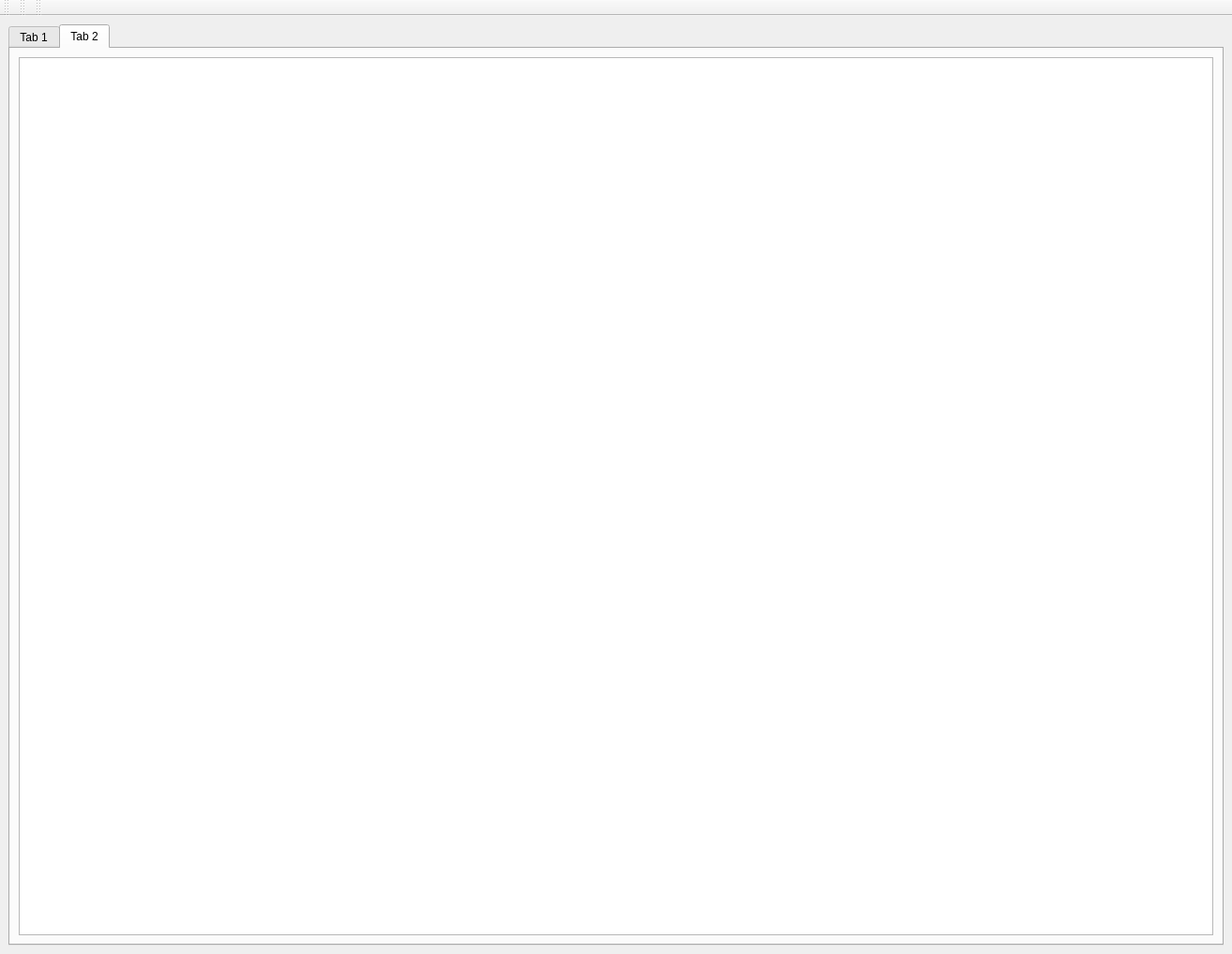
<?xml version="1.0" encoding="UTF-8"?>
<ui version="4.0">
 <class>MainWindow</class>
 <widget class="QMainWindow" name="MainWindow">
  <property name="geometry">
   <rect>
    <x>0</x>
    <y>0</y>
    <width>1308</width>
    <height>1018</height>
   </rect>
  </property>
  <property name="windowTitle">
   <string>MainWindow</string>
  </property>
  <widget class="QWidget" name="centralwidget">
   <layout class="QGridLayout" name="gridLayout">
    <item row="0" column="0">
     <widget class="QTabWidget" name="tabWidget">
      <property name="currentIndex">
       <number>1</number>
      </property>
      <widget class="QWidget" name="MapView">
       <attribute name="title">
        <string>Tab 1</string>
       </attribute>
       <layout class="QVBoxLayout" name="verticalLayout_2">
        <item>
         <layout class="QHBoxLayout" name="horizontalLayout_2">
          <item>
           <widget class="QLabel" name="WorldMap">
            <property name="minimumSize">
             <size>
              <width>500</width>
              <height>500</height>
             </size>
            </property>
            <property name="maximumSize">
             <size>
              <width>1000</width>
              <height>1000</height>
             </size>
            </property>
            <property name="text">
             <string>NO Item</string>
            </property>
           </widget>
          </item>
          <item>
           <widget class="QLabel" name="Tile">
            <property name="minimumSize">
             <size>
              <width>768</width>
              <height>768</height>
             </size>
            </property>
            <property name="text">
             <string/>
            </property>
           </widget>
          </item>
         </layout>
        </item>
        <item>
         <layout class="QVBoxLayout" name="verticalLayout">
          <item>
           <layout class="QHBoxLayout" name="horizontalLayout_3">
            <item>
             <widget class="QLabel" name="label">
              <property name="text">
               <string>TileNumFile</string>
              </property>
             </widget>
            </item>
            <item>
             <widget class="QLineEdit" name="lineEdit_2"/>
            </item>
            <item>
             <widget class="QPushButton" name="pushButton_2">
              <property name="text">
               <string>PushButton</string>
              </property>
             </widget>
            </item>
           </layout>
          </item>
          <item>
           <widget class="QSpinBox" name="spinBox">
            <property name="minimum">
             <number>1</number>
            </property>
            <property name="maximum">
             <number>107</number>
            </property>
            <property name="displayIntegerBase">
             <number>10</number>
            </property>
           </widget>
          </item>
          <item>
           <layout class="QHBoxLayout" name="horizontalLayout">
            <item>
             <widget class="QLabel" name="label_2">
              <property name="text">
               <string>TileFile</string>
              </property>
             </widget>
            </item>
            <item>
             <widget class="QLineEdit" name="lineEdit"/>
            </item>
            <item>
             <widget class="QPushButton" name="pushButton">
              <property name="text">
               <string>PushButton</string>
              </property>
             </widget>
            </item>
           </layout>
          </item>
         </layout>
        </item>
       </layout>
      </widget>
      <widget class="QWidget" name="CharacterData">
       <attribute name="title">
        <string>Tab 2</string>
       </attribute>
       <layout class="QGridLayout" name="gridLayout_3">
        <item row="0" column="0">
         <widget class="QTableView" name="tableView"/>
        </item>
       </layout>
      </widget>
     </widget>
    </item>
   </layout>
  </widget>
  <widget class="QMenuBar" name="menubar">
   <property name="geometry">
    <rect>
     <x>0</x>
     <y>0</y>
     <width>1308</width>
     <height>32</height>
    </rect>
   </property>
  </widget>
  <widget class="QToolBar" name="toolBar">
   <property name="windowTitle">
    <string>toolBar</string>
   </property>
   <attribute name="toolBarArea">
    <enum>TopToolBarArea</enum>
   </attribute>
   <attribute name="toolBarBreak">
    <bool>false</bool>
   </attribute>
  </widget>
  <widget class="QToolBar" name="toolBar_2">
   <property name="windowTitle">
    <string>toolBar_2</string>
   </property>
   <attribute name="toolBarArea">
    <enum>TopToolBarArea</enum>
   </attribute>
   <attribute name="toolBarBreak">
    <bool>false</bool>
   </attribute>
  </widget>
  <widget class="QToolBar" name="toolBar_3">
   <property name="windowTitle">
    <string>toolBar_3</string>
   </property>
   <attribute name="toolBarArea">
    <enum>TopToolBarArea</enum>
   </attribute>
   <attribute name="toolBarBreak">
    <bool>false</bool>
   </attribute>
  </widget>
 </widget>
 <resources/>
 <connections/>
</ui>
